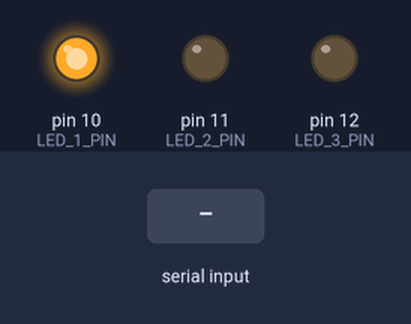
Simulated run of this sketch. Board: Arduino Uno, built with avr-gcc and run on an emulated ATmega328P. On the bench: output pins drawn as LEDs (lit = HIGH). The test bench sets the inputs (shaded band).

Above: at 1.2 s.
1.3 s: "1\n" received over Serial
At 1.6 s:
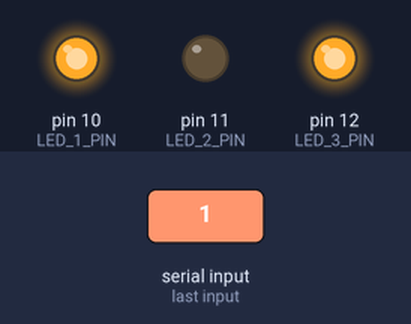
4.3 s: "2\n" received over Serial
At 5.1 s:
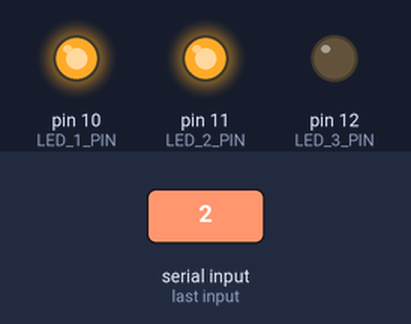
6.8 s: "90,45\n" received over Serial
9.8 s: "1,90\n" received over Serial
At 10.5 s:
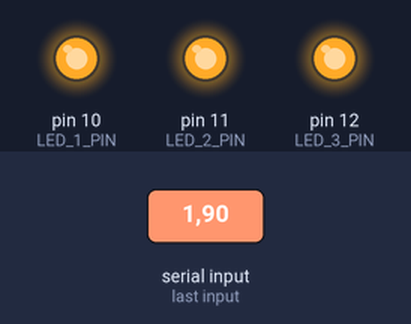
12.8 s: "30,150\n" received over Serial
Timing chart, 0 to 16.3 s (numbered marks = the images above; inputs shaded):
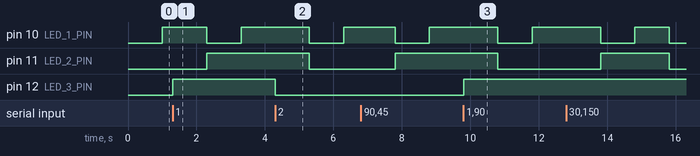

The sketch:

protothread-serial.ino
```cpp
/* Aplicaciones en tiempo real - FRLP
  Ejemplo: 03
  Circuito simulado: https://www.tinkercad.com/things/ffl84zS9Lln-threads/editel?sharecode=2TBQMTCOTI6vwOd5Vc-v3kFIP0pLY9kaTZ8JEdZDrDg
*/

#include <pt.h>
// Crear tus protothread(s)
#define LED_1_PIN 10
#define LED_2_PIN 11
#define LED_3_PIN 12

unsigned int TIME_INTERVAL_1 = 1000;
unsigned int TIME_INTERVAL_2 = 2000;

static struct pt ptBlinkLed1, ptBlinkLed2, ptSerialRead; // ref:. https://www.programiz.com/c-programming/c-structures

// Funcion que ejecutara el thread.
static int protothreadBlinkLed1(struct pt *pt, int PIN_ID, int INTERVAL)
{
    static unsigned long timestap = 0;
    // Arrancar el protothread
    PT_BEGIN(pt);
    while (1)
    {

        timestap = millis();
        PT_WAIT_UNTIL(pt, (millis() - timestap) > INTERVAL);

        int currentValueLed1 = digitalRead(PIN_ID);
        currentValueLed1 == HIGH ? digitalWrite(PIN_ID, LOW) : digitalWrite(PIN_ID, HIGH);
    }
    PT_END(pt);
}

static int protothreadBlinkLed2(struct pt *pt, int PIN_ID, int INTERVAL)
{
    static unsigned long timestap = 0;
    // Arrancar el protothread
    PT_BEGIN(pt);
    while (1)
    {

        timestap = millis();
        PT_WAIT_UNTIL(pt, (millis() - timestap) > INTERVAL);

        int currentValueLed1 = digitalRead(PIN_ID);
        currentValueLed1 == HIGH ? digitalWrite(PIN_ID, LOW) : digitalWrite(PIN_ID, HIGH);
    }
    PT_END(pt);
}

static int protothreadSerialRead(struct pt *pt, int PIN_ID)
{
    static int userInput = Serial.parseInt();
    // Arrancar el protothread
    PT_BEGIN(pt);
    while (1)
    {

        PT_WAIT_UNTIL(pt, Serial.available() > 0);
        userInput = Serial.parseInt();
        switch (userInput)
        {
        case 1:
            digitalWrite(LED_3_PIN, HIGH);
            break;
        case 2:
            digitalWrite(LED_3_PIN, LOW);
            break;
        default:
            break;
        }
    }
    PT_END(pt);
}

void setup()
{
    // Se debe iniciar el thread
    Serial.begin(9600);
    pinMode(LED_1_PIN, OUTPUT);
    pinMode(LED_2_PIN, OUTPUT);
    pinMode(LED_3_PIN, OUTPUT);
    PT_INIT(&ptBlinkLed1);
    PT_INIT(&ptBlinkLed2);
    PT_INIT(&ptSerialRead);
}

void loop()
{
    // Ejecutar la funcion del thread
    protothreadBlinkLed1(&ptBlinkLed1, LED_1_PIN, TIME_INTERVAL_1); // Siempre se pasa el parametro por referencia
    protothreadBlinkLed2(&ptBlinkLed2, LED_2_PIN, TIME_INTERVAL_2);
    protothreadSerialRead(&ptSerialRead, LED_2_PIN);
}
```

Measured:
- after the input at 1.3 s, pin 12 (LED_3_PIN): LOW → HIGH at once
- after the input at 4.3 s, pin 12 (LED_3_PIN): HIGH → LOW at once
- after the input at 9.8 s, pin 12 (LED_3_PIN): LOW → HIGH at once
